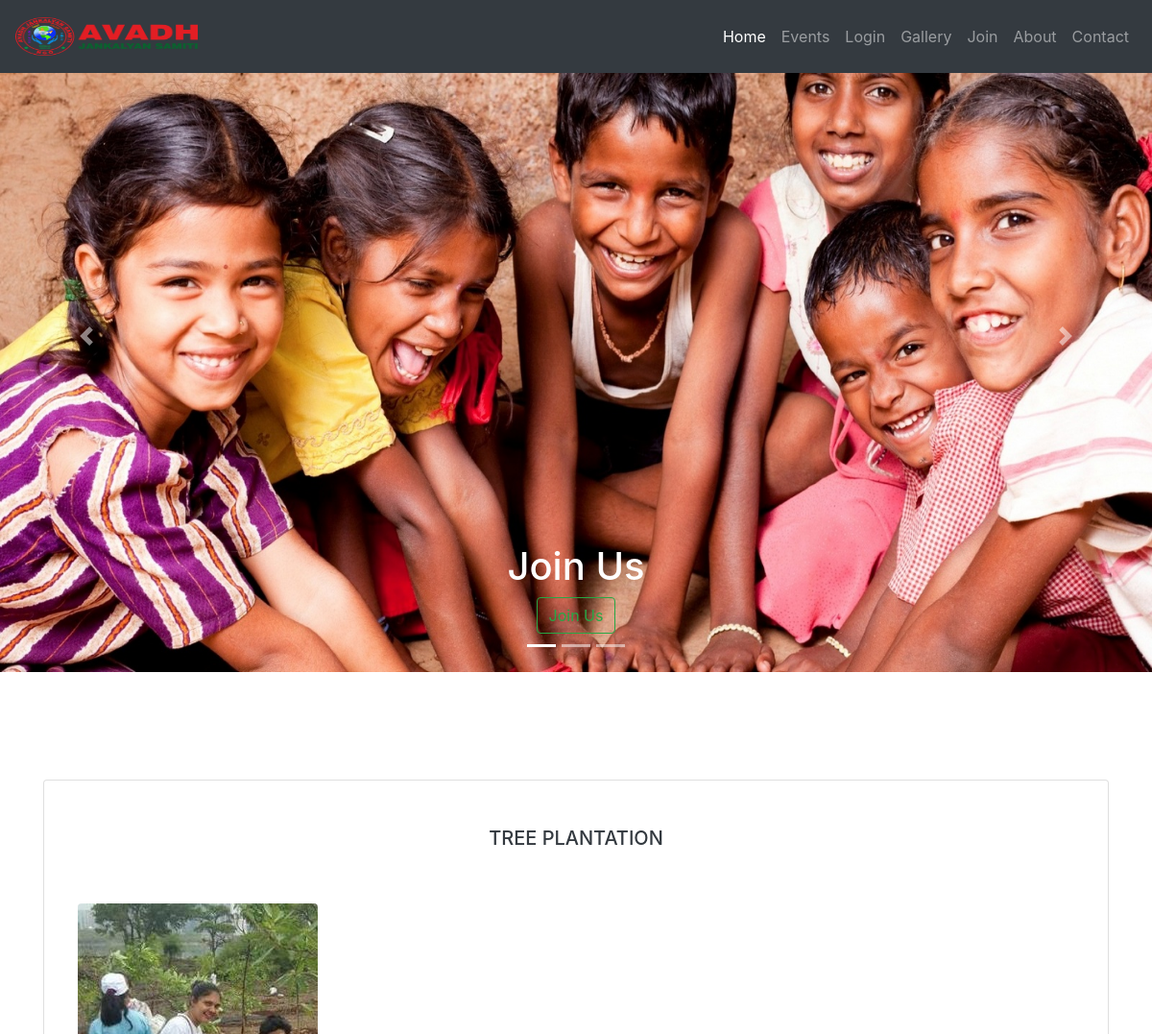
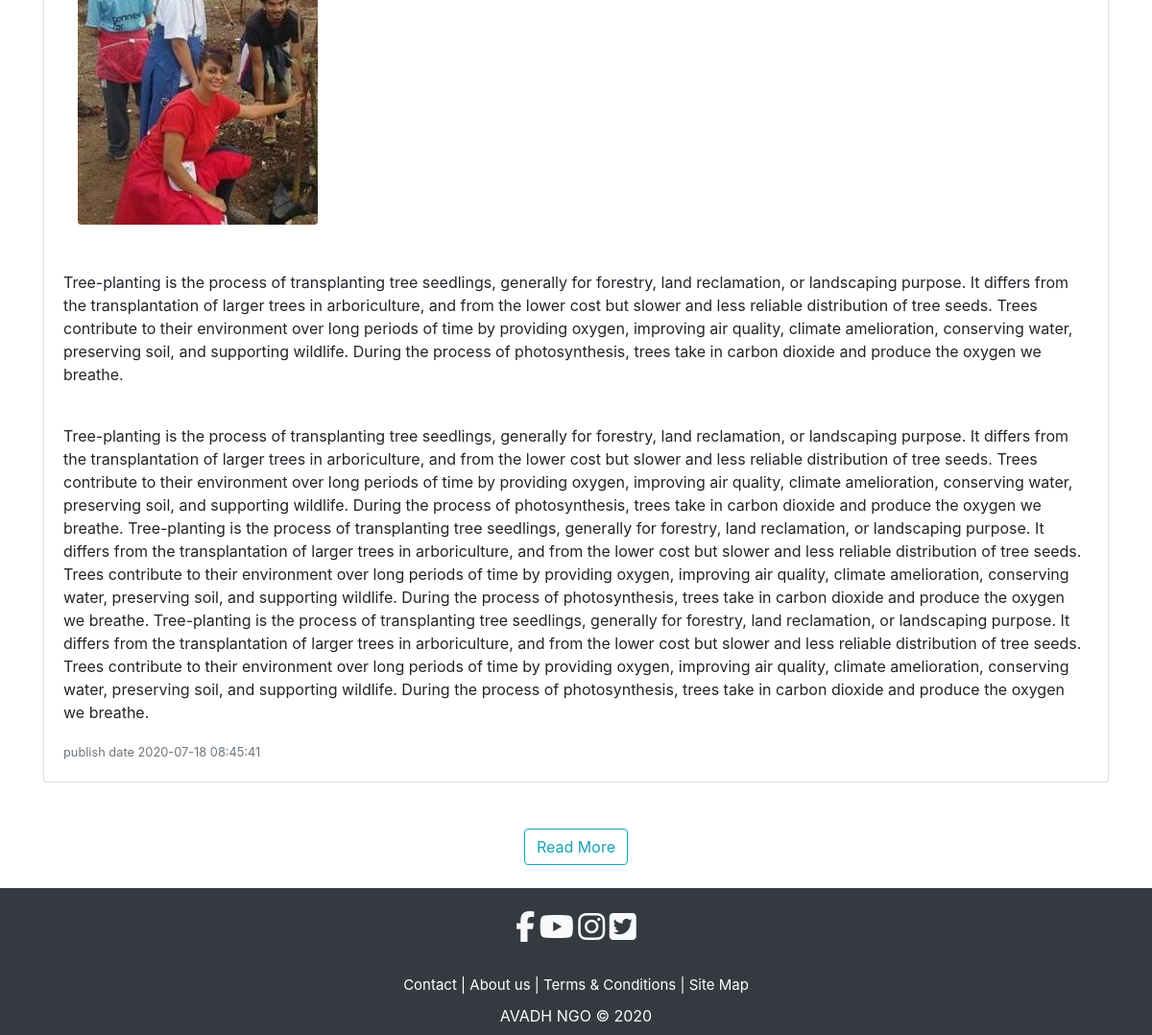
The page /readmore.php?id=9 on the database its author committed (2 pictures, top to bottom).
### tables this page shows
CREATE TABLE `gallery` (
  `id` int(11) NOT NULL,
  `filepath` varchar(500) NOT NULL,
  `filename` varchar(500) NOT NULL,
  `title` varchar(500) NOT NULL,
  `shortdescription` blob NOT NULL,
  `description` blob NOT NULL,
  `Datetime` timestamp NOT NULL DEFAULT current_timestamp() ON UPDATE current_timestamp()
);

### readmore.php (the view, shortened to what this page needs)
<?php include('php/links.php');?>
<?php include('php/navbar.php');?>
<?php include('php/slider.php');?>
<?php
$id = $_GET["id"];
$link = mysqli_connect("localhost", "root", "", "ngo");
$sql = "SELECT `filepath`, `filename`, `title`, `description`, `shortdescription`,`Datetime` FROM gallery WHERE id=$id";
$result = mysqli_query($link, $sql);
?>
    <?php while($row = mysqli_fetch_array($result)):?>
     <div class="container">
        <div class=" card " style="margin-top:7rem;">
        <h5 class="card-title text-uppercase text-center text-dark"  style="margin-top:3rem;"><?php echo $row['title'];?></h5>
                     <br/>
                     <div class="card-body">
                     <div class="container">
					               <img src="<?php echo "php/".$row['filepath']; ?>" alt="<?php echo $row["filename"]; ?>" class="rounded img-fluid"/></div> <br/><br/>
                          <p class="card-text"><?php echo $row['shortdescription'];?></p><br/>
                          <p class="card-text"><?php echo $row['description'];?></p>
                          <p class="card-text"><small class="text-muted">  publish date  <?php echo $row['Datetime'];?></small></p>
                    </div>
                </div>
              </div>
    <?php endwhile;?>
<section class="about">
<div class="container pt-5">
     <center><a href="./show.php" class="btn btn-outline-info " role="button" aria-pressed="true">Read More</a></center>
</div>
</section>
<?php include("php/footer.php");?>

### css/style.css (style rules this page uses)
body { background: #eee; }

### rows shown on the page
gallery: title "TREE PLANTATION", filepath+filename (picture), shortdescription "Tree-planting is the process of transplanting tree seedlings, generally for forestry, land reclamation, or landscaping purpose. It differs from the transplantation of larger trees in arboriculture, and from the lower cost but slower and less reliable distribution of tree seeds. Trees contribute to their environment over long periods of time by providing oxygen, improving air quality, climate amelioration, conserving water, preserving soil, and supporting wildlife. During the process of photosynthesis, trees take in carbon dioxide and produce the oxygen we breathe.", description "Tree-planting is the process of transplanting tree seedlings, generally for forestry, land reclamation, or landscaping purpose. It differs from the transplantation of larger trees in arboriculture, and from the lower cost but slower and less reliable distribution of tree seeds. Trees contribute to their environment over long periods of time by providing oxygen, improving air quality, climate amelioration, conserving water, preserving soil, and supporting wildlife. During the process of photosynthesis, trees take in carbon dioxide and produce the oxygen we breathe. Tree-planting is the process of transplanting tree seedlings, generally for forestry, land reclamation, or landscaping purpose.…", Datetime "2020-07-18 08:45:41"
